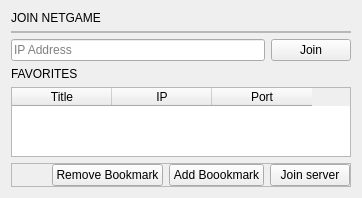
                            <widget class="QWidget" name="SavedNetgamesTab">
                             <attribute name="title">
                              <string>Bookmarks</string>
                             </attribute>
                             <layout class="QVBoxLayout" name="verticalLayout_22">
                              <item>
                               <widget class="QLabel" name="JoinServerLabel">
                                <property name="text">
                                 <string>JOIN NETGAME</string>
                                </property>
                               </widget>
                              </item>
                              <item>
                               <widget class="QFrame" name="frame_14">
                                <property name="frameShape">
                                 <enum>QFrame::StyledPanel</enum>
                                </property>
                                <property name="frameShadow">
                                 <enum>QFrame::Raised</enum>
                                </property>
                                <layout class="QHBoxLayout" name="horizontalLayout_10">
                                 <property name="leftMargin">
                                  <number>0</number>
                                 </property>
                                 <property name="topMargin">
                                  <number>0</number>
                                 </property>
                                 <property name="rightMargin">
                                  <number>0</number>
                                 </property>
                                 <property name="bottomMargin">
                                  <number>0</number>
                                 </property>
                                </layout>
                               </widget>
                              </item>
                              <item>
                               <layout class="QHBoxLayout" name="horizontalLayout_17">
                                <item>
                                 <widget class="QLineEdit" name="JoinAddressInput">
                                  <property name="placeholderText">
                                   <string>IP Address</string>
                                  </property>
                                 </widget>
                                </item>
                                <item>
                                 <widget class="QPushButton" name="JoinAddressButton">
                                  <property name="text">
                                   <string>Join</string>
                                  </property>
                                 </widget>
                                </item>
                               </layout>
                              </item>
                              <item>
                               <widget class="QLabel" name="ServerListLabel">
                                <property name="text">
                                 <string>FAVORITES</string>
                                </property>
                               </widget>
                              </item>
                              <item>
                               <widget class="QTableWidget" name="SavedNetgameTable">
                                <property name="sizeAdjustPolicy">
                                 <enum>QAbstractScrollArea::AdjustToContents</enum>
                                </property>
                                <attribute name="horizontalHeaderCascadingSectionResizes">
                                 <bool>true</bool>
                                </attribute>
                                <attribute name="verticalHeaderVisible">
                                 <bool>false</bool>
                                </attribute>
                                <attribute name="verticalHeaderCascadingSectionResizes">
                                 <bool>true</bool>
                                </attribute>
                                <column>
                                 <property name="text">
                                  <string>Title</string>
                                 </property>
                                </column>
                                <column>
                                 <property name="text">
                                  <string>IP</string>
                                 </property>
                                </column>
                                <column>
                                 <property name="text">
                                  <string>Port</string>
                                 </property>
                                </column>
                               </widget>
                              </item>
                              <item>
                               <widget class="QFrame" name="frame_10">
                                <property name="frameShape">
                                 <enum>QFrame::StyledPanel</enum>
                                </property>
                                <property name="frameShadow">
                                 <enum>QFrame::Raised</enum>
                                </property>
                                <layout class="QHBoxLayout" name="horizontalLayout_9">
                                 <property name="leftMargin">
                                  <number>0</number>
                                 </property>
                                 <property name="topMargin">
                                  <number>0</number>
                                 </property>
                                 <property name="rightMargin">
                                  <number>0</number>
                                 </property>
                                 <property name="bottomMargin">
                                  <number>0</number>
                                 </property>
                                 <item>
                                  <spacer name="horizontalSpacer_10">
                                   <property name="orientation">
                                    <enum>Qt::Horizontal</enum>
                                   </property>
                                   <property name="sizeHint" stdset="0">
                                    <size>
                                     <width>40</width>
                                     <height>20</height>
                                    </size>
                                   </property>
                                  </spacer>
                                 </item>
                                 <item>
                                  <widget class="QPushButton" name="DeleteServerButton">
                                   <property name="text">
                                    <string>Remove Bookmark</string>
                                   </property>
                                   <property name="icon">
                                    <iconset theme="list-remove"/>
                                   </property>
                                  </widget>
                                 </item>
                                 <item>
                                  <widget class="QPushButton" name="AddServerButton">
                                   <property name="text">
                                    <string>Add Boookmark</string>
                                   </property>
                                   <property name="icon">
                                    <iconset theme="list-add"/>
                                   </property>
                                  </widget>
                                 </item>
                                 <item>
                                  <widget class="QPushButton" name="JoinBookmarkButton">
                                   <property name="sizeIncrement">
                                    <size>
                                     <width>0</width>
                                     <height>0</height>
                                    </size>
                                   </property>
                                   <property name="text">
                                    <string>Join server</string>
                                   </property>
                                   <property name="icon">
                                    <iconset theme="media-playback-start"/>
                                   </property>
                                  </widget>
                                 </item>
                                </layout>
                               </widget>
                              </item>
                             </layout>
                            </widget>
